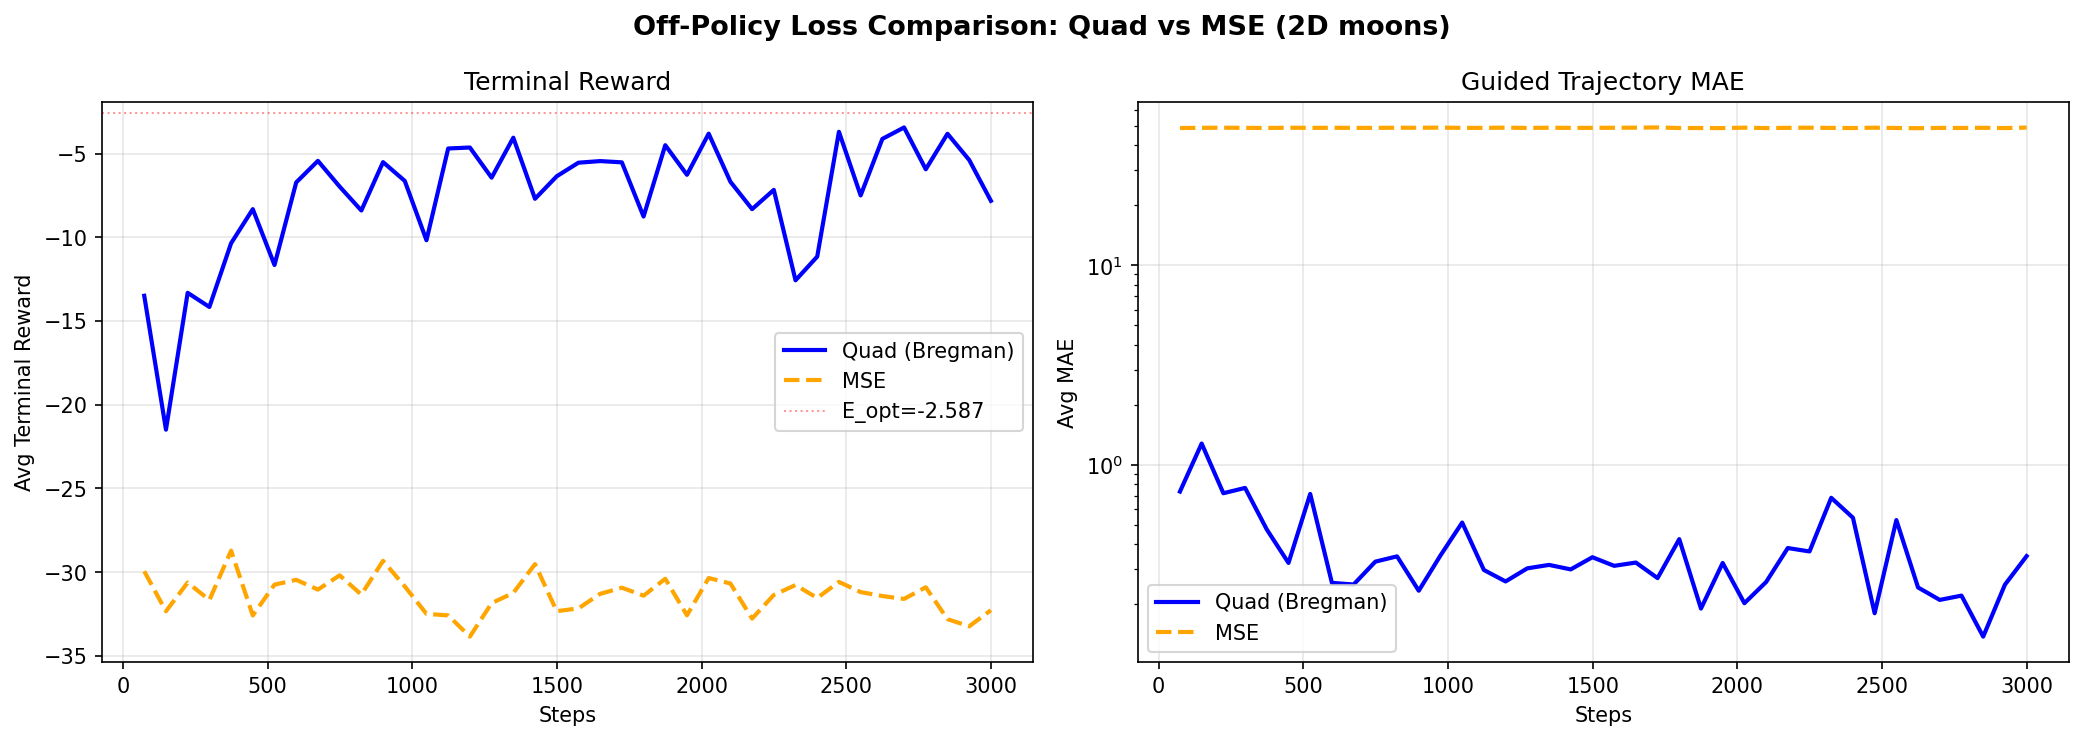

Write Python code to recreate this figure.
"""Quick comparison: quad vs mse loss for off-policy on 2D moons."""

import gc, json, os, shutil, time
from functools import partial
from math import sqrt

import matplotlib
matplotlib.use("Agg")
import matplotlib.pyplot as plt
import numpy as np, pandas as pd, torch, torch.nn as nn
from einops import reduce
from sklearn.datasets import make_moons
from sklearn.mixture import GaussianMixture
from sklearn.preprocessing import StandardScaler
from torch.utils.data import DataLoader, TensorDataset

import lightning as L
from lightning.pytorch.callbacks import Callback
from lightning.pytorch.loggers import CSVLogger

from diffusion_rl.models.off_policy import InterpolatingNumpyDataset, OffPolicyValue
from diffusion_rl.modules.resnet_mlp import ValueNetwork

X, _ = make_moons(n_samples=10_000, noise=0.05, random_state=42)
scalar = StandardScaler(); X = scalar.fit_transform(X)
clf = GaussianMixture(n_components=100, covariance_type="spherical"); clf.fit(X)
_means = torch.from_numpy(clf.means_).double()
_sigma2 = torch.from_numpy(clf.covariances_).double()
_weights = torch.from_numpy(clf.weights_).double()
_sigmas = torch.sqrt(_sigma2)[:, None]; _weights_col = _weights[:, None]
D = 2; a = 1.0; _c = torch.tensor([1.0, 0.0])
means_np = clf.means_; sigmas_np = np.sqrt(clf.covariances_); weights_np = clf.weights_

class AV(nn.Module):
    def __init__(self, means, sigma2, weights, a=1.0, c=None, D=2):
        super().__init__()
        if c is None: c = torch.tensor([1.0, 0.0])
        self.register_buffer("means", means.float()); self.register_buffer("sigma2", sigma2.float())
        self.register_buffer("weights", weights.float()); self.a = a; self.D = D
        self.register_buffer("c", c.float())
    def _log_Z(self, m, v):
        cc = self.c.double(); d = 1+20*v
        return (-self.D/2*torch.log(d)+(-10*(m**2).sum(-1)+20*(m*cc).sum(-1)+200*v*(cc**2).sum())/d-10*(cc**2).sum())
    def forward(self, x, t):
        x = x.double(); t = t.double().reshape(-1)
        if t.numel() == 1: t = t.expand(x.shape[0])
        t_ = t[:, None]; m = self.means.double(); s2 = self.sigma2.double(); w = self.weights.double()
        dk = t_*s2[None,:]+2*self.a*(1-t_); mm = t_[:,:,None]*m[None,:,:]
        d2 = ((x[:,None,:]-mm)**2).sum(-1); ts = t_+1e-40
        lg = (-self.D/2*torch.log(2*torch.pi*ts*dk)-d2/(2*ts*dk))
        lw = torch.log(w)[None,:]; lpw = lw+lg-torch.logsumexp(lw+lg,dim=1,keepdim=True)
        tV = 2*self.a*(1-t_)*s2[None,:]/dk
        tmu = (s2[None,:,None]*x[:,None,:]+2*self.a*(1-t_)[:,:,None]*m[None,:,:])/dk[:,:,None]
        return torch.logsumexp(lpw+self._log_Z(tmu,tV),dim=1).float()

_anal_vm = AV(_means, _sigma2, _weights, a=a, c=_c, D=D)
def anal_fn(x, t): return _anal_vm(x.cpu(), t.cpu()).to(x.device)

def get_cond_mix(xt, ts, means, sigmas, weights, a):
    n, d = xt.shape; xt_ = xt[...,None]; means_ = means.T[None,...]; ts_ = ts[...,None]
    sigmas_ = sigmas.T; weights_ = weights.T; olw = torch.log(weights_)
    denom = 2*a*(1-ts)+ts*sigmas_**2
    le = -reduce((xt_-means_*ts_)**2,"n d m -> n m","sum")/(2*ts*denom)
    lsf = torch.log(2*a*(1-ts)/denom)*d/2; lrw = olw+le+lsf
    lw = lrw-torch.logsumexp(lrw,dim=1,keepdim=True); lw = torch.where((ts==0),olw,lw)
    nm = (2*a*(1-ts_)*means_+xt_*sigmas_[None,...]**2)/denom[:,None,:]
    return {"log_weights": lw, "means": nm}
def gmm_drift(xt, ts, a):
    ts = ts.reshape(-1,1)
    cond = get_cond_mix(xt,ts,_means.float().to(xt),_sigmas.float().to(xt),_weights_col.float().to(xt),a)
    us = (cond["means"]-xt[:,:,None])/(1-ts[...,None])
    return reduce(torch.exp(cond["log_weights"])[:,None,:]*us,"n d m -> n d","sum")

base_drift = lambda x, t: gmm_drift(x, t if t.ndim>=1 else t.unsqueeze(0), a).to(dtype=torch.float)
_rc = _c.clone()
def reward_fn(x): return -10*(x-_rc.to(x)).square().sum(dim=1)
def gmm_sample(n):
    k = np.random.choice(len(weights_np),size=n,p=weights_np)
    return means_np[k]+sigmas_np[k,np.newaxis]*np.random.randn(n,D)

with open("notebooks/analytical_target.json") as f: _at = json.load(f)
E_OPT = _at["E_opt"]
all_rewards = reward_fn(torch.from_numpy(X).float()); max_r = all_rewards.max()
bias_val = (torch.log(torch.mean(torch.exp(all_rewards-max_r)))+max_r).item()

TOTAL_STEPS = 3000; BS = 256; LR = 3e-3
LOG_DIR = "lightning_logs/loss_cmp"
val_loader = DataLoader(TensorDataset(torch.zeros(1)), batch_size=1)

class TrajCB(Callback):
    def __init__(self, af, n=256, ns=100): super().__init__(); self.af=af; self.n=n; self.ns=ns
    def on_validation_batch_end(self, trainer, pl, outputs, batch, bi):
        if bi>0: return
        dev=pl.device; n=self.n; dt=1.0/self.ns
        for beta, label in [(0,"base"),(1,"guided")]:
            x=torch.zeros(n,D,device=dev); ax,at=[x],[torch.zeros(n,device=dev)]
            dfn=partial(pl.drift,beta=beta)
            for st in torch.linspace(0,1,self.ns+1,device=dev)[:-1]:
                tv=st.expand(n); dx=dfn(x,tv)*dt; db=sqrt(2*a*dt)*torch.randn_like(x)
                x=x+dx+db; ax.append(x); at.append(torch.full((n,),float(st)+dt,device=dev))
            ax=torch.cat(ax); at=torch.cat(at)
            with torch.no_grad(): vp=pl.value_module(ax,at); va=self.af(ax,at)
            err=vp-va
            pl.log(f"traj_avg_mae_{label}",err.abs().mean(),prog_bar=False)

for loss_type in ["quad", "mse"]:
    name = f"offpol_{loss_type}"
    print(f"\n{'='*50}\n  {name}\n{'='*50}")
    for v in range(3):
        p = f"{LOG_DIR}/{name}/version_{v}"
        if os.path.exists(p): shutil.rmtree(p)
    vm = ValueNetwork(D, bias=bias_val)
    ds = InterpolatingNumpyDataset(generating_function=gmm_sample, a=a, batch_size=1024)
    loader = DataLoader(ds, batch_size=BS)
    model = OffPolicyValue(base_score_module=base_drift, reward_function=reward_fn,
        value_module=vm, dim=D, a=a, lr=LR, loss_type=loss_type, analytical_value_fn=anal_fn)
    traj_cb = TrajCB(anal_fn)
    logger = CSVLogger(LOG_DIR, name=name, version=0)
    trainer = L.Trainer(max_steps=TOTAL_STEPS, val_check_interval=max(1, TOTAL_STEPS//40),
        callbacks=[traj_cb], logger=logger, enable_checkpointing=False, enable_progress_bar=True)
    t0 = time.perf_counter()
    trainer.fit(model, loader, val_dataloaders=val_loader)
    print(f"  Elapsed: {(time.perf_counter()-t0)/60:.1f} min")
    del trainer, model, vm, ds, loader; gc.collect()
    if hasattr(torch.mps, "empty_cache"): torch.mps.empty_cache()

# Results & Plot
fig, axes = plt.subplots(1, 2, figsize=(14, 5))
fig.suptitle("Off-Policy Loss Comparison: Quad vs MSE (2D moons)", fontsize=13, fontweight="bold")

styles = {"offpol_quad": ("blue", "-", "Quad (Bregman)"), "offpol_mse": ("orange", "--", "MSE")}

for name, (color, ls, label) in styles.items():
    csv = f"{LOG_DIR}/{name}/version_0/metrics.csv"
    if not os.path.exists(csv): continue
    df = pd.read_csv(csv)
    val = df.dropna(subset=["val_reward_mean"])
    best = val["val_reward_mean"].max(); final = val["val_reward_mean"].iloc[-1]
    print(f"{label}: best={best:.3f} final={final:.3f}")
    axes[0].plot(val["step"].values, val["val_reward_mean"].values, color=color, ls=ls, lw=2, label=label)
    sub = df.dropna(subset=["traj_avg_mae_guided"])
    if len(sub) > 0:
        axes[1].plot(sub["step"].values, sub["traj_avg_mae_guided"].values, color=color, ls=ls, lw=2, label=label)

axes[0].axhline(E_OPT, color="red", linestyle=":", linewidth=1, alpha=0.4, label=f"E_opt={E_OPT:.3f}")
axes[0].set_xlabel("Steps"); axes[0].set_ylabel("Avg Terminal Reward")
axes[0].set_title("Terminal Reward"); axes[0].legend(); axes[0].grid(True, alpha=0.3)

axes[1].set_xlabel("Steps"); axes[1].set_ylabel("Avg MAE")
axes[1].set_title("Guided Trajectory MAE"); axes[1].legend()
axes[1].grid(True, alpha=0.3); axes[1].set_yscale("log")

plt.tight_layout()
plt.savefig("notebooks/loss_comparison.png", dpi=150, bbox_inches="tight")
print(f"\nSaved: notebooks/loss_comparison.png")
plt.close()
print("Done.")
